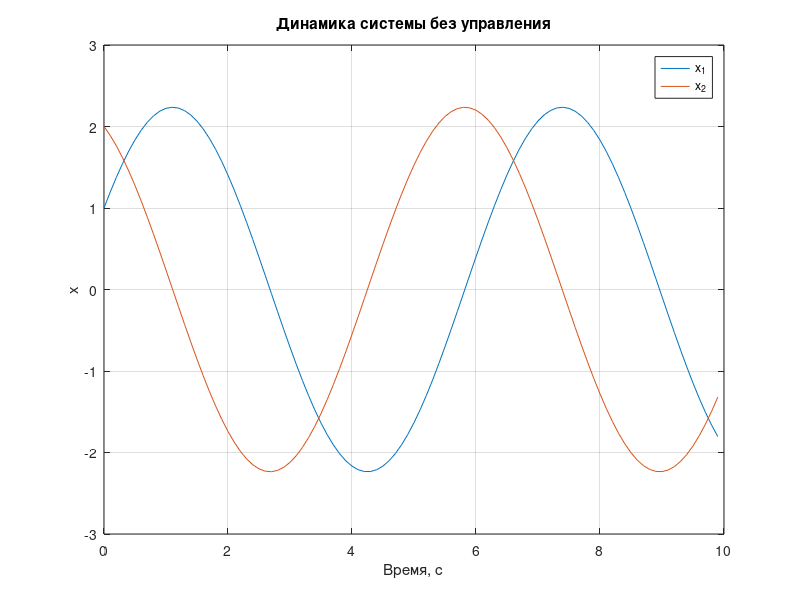
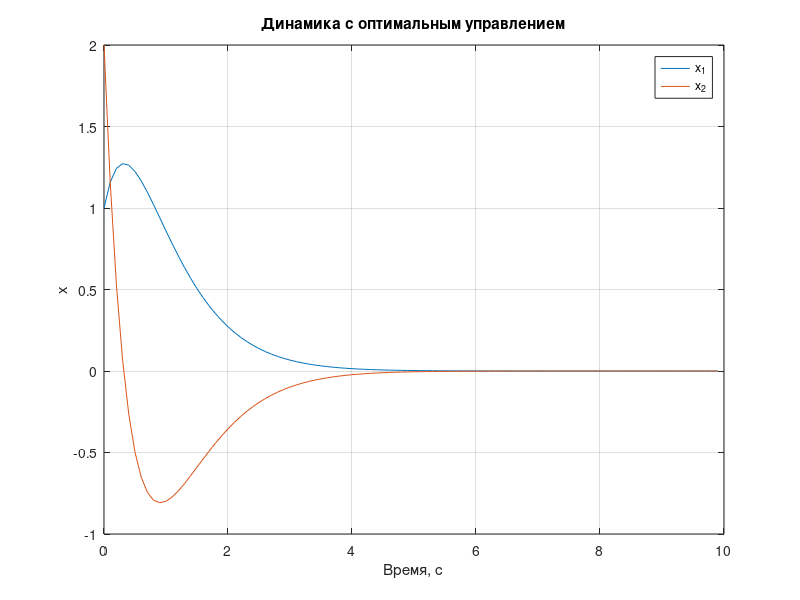
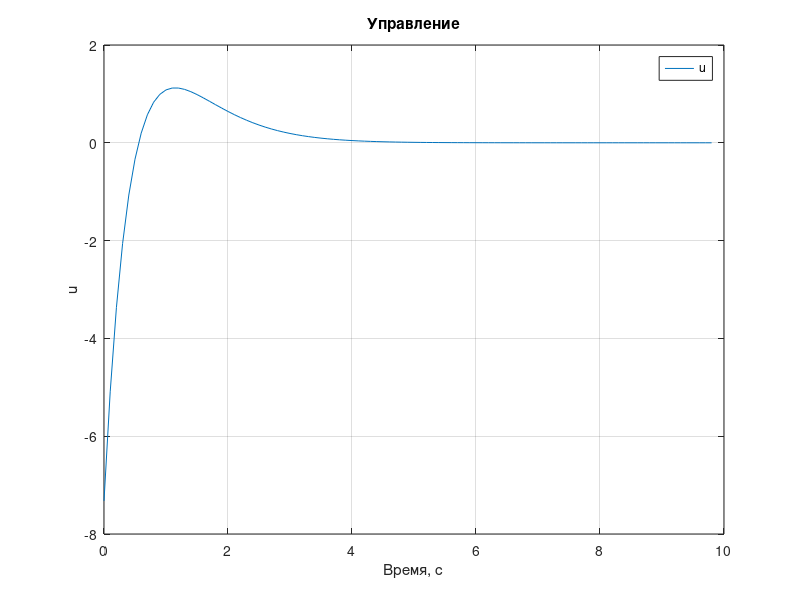

MATLAB code for these plots, in order:
close all

omega_n = 1;
dt = 0.1;
n_steps = 100;
time_vector = 0:dt:(n_steps-1)*dt;

A_matrix = [cos(omega_n*dt), sin(omega_n*dt)/omega_n; 
    -omega_n*sin(omega_n*dt), cos(omega_n*dt)];
B_matrix = [(1 - cos(omega_n*dt))/omega_n^2; 
     sin(omega_n*dt)/omega_n];

initial_state = [1; 2];
x_state = zeros(2, n_steps);
x_state(:, 1) = initial_state;

for idx = 2:n_steps
    x_state(:, idx) = A_matrix * x_state(:, idx-1);
end

figure;
plot(time_vector, x_state(1, :)); hold on;
plot(time_vector, x_state(2, :));
xlabel('Время, с');
ylabel('x');
legend('x_1', 'x_2');
grid on;
title("Динамика системы без управления")

q_weight_1 = 15; q_weight_2 = 15;
control_weight = 2;
final_condition_1 = 10; final_condition_2 = 10;

Q_matrix = diag([q_weight_1, q_weight_2]);
S_matrix = diag([final_condition_1, final_condition_2]);

P_matrix = S_matrix;
K_values = zeros(2, n_steps-1);

for idx = n_steps-1:-1:1
    K_gain = (control_weight + B_matrix' * P_matrix * B_matrix)^(-1) * (B_matrix' * P_matrix * A_matrix);
    K_values(:, idx) = K_gain;
    P_matrix = Q_matrix + A_matrix' * P_matrix * A_matrix - (A_matrix' * P_matrix * B_matrix) * K_gain;
end

x_optimal = initial_state;
x_optimal_state = zeros(2, n_steps);
x_optimal_state(:, 1) = initial_state;
u_control = zeros(1, n_steps-1);

for idx = 2:n_steps
    current_K = K_values(:, idx-1)';
    u_control(idx-1) = -current_K * x_optimal_state(:, idx-1);
    x_optimal_state(:, idx)  = A_matrix * x_optimal_state(:, idx-1) + B_matrix * u_control(idx-1);
end

figure;
plot(time_vector, x_optimal_state(1, :)); hold on;
plot(time_vector, x_optimal_state(2, :));
xlabel('Время, с');
ylabel('x');
legend('x_1', 'x_2');
title("Динамика с оптимальным управлением")
grid on;

figure;
plot(time_vector(1:end-1), u_control);
xlabel('Время, с');
ylabel('u');
legend('u');
title("Управление")
grid on;
